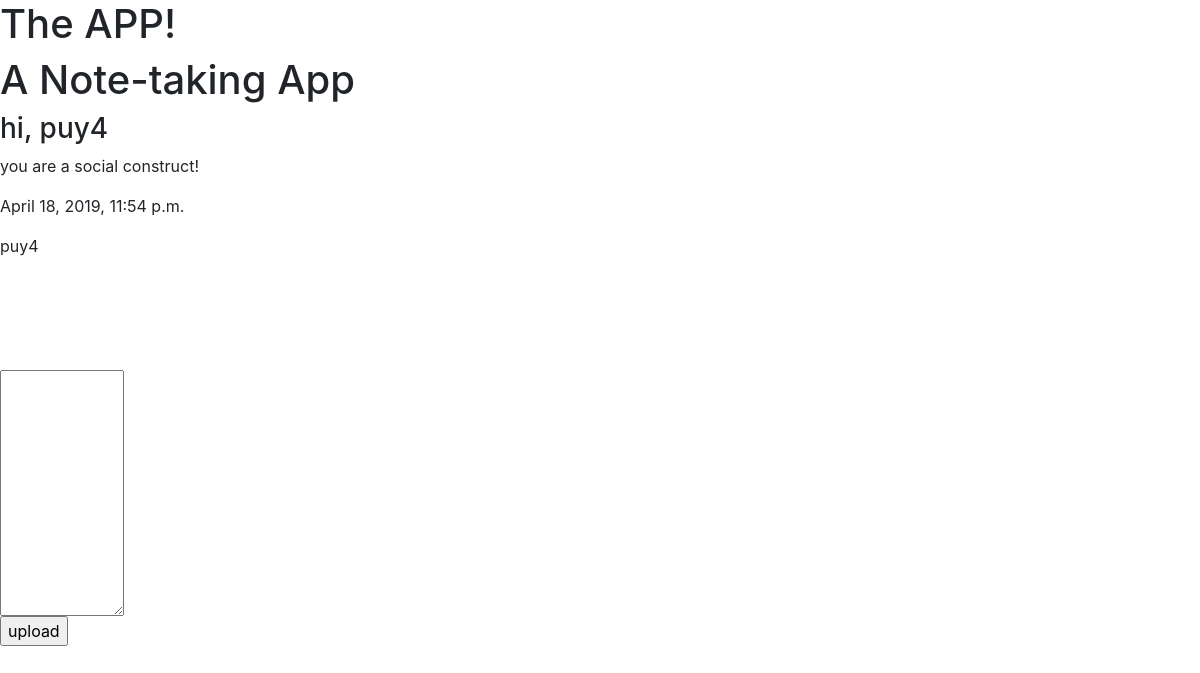
Page /e/puy4/notes/ (signed in) on the committed database.
### homepage1/models.py (models this page shows)
class Post(models.Model):
     content = models.TextField()
     user = models.ForeignKey(User, on_delete=models.CASCADE)
     date = models.DateTimeField(default=timezone.now)

### homepage1/views.py (the view)
# urls.py: path('notes/',views.notes, name='notes'),
def notes(request):
   notes = Post.objects.all().filter(user=request.user)
   return render(request, 'notes.html',{'notes': notes})

### homepage1/templates/notes.html
{% extends "base.html" %}
{% block content %}
   <header>
      <h1>A Note-taking App</h1>
   </header>
   <h3>hi, {{ user.username }}</h3>
   <div>
   {% for note in notes %}
     <p>{{ note.content }}</p>
     <p>{{ note.date}}</p>
     <p>{{ note.user}}</p>
   </div>
   {% endfor %}
   <div>
      <br></br><br></br>
      <textarea rows="10" cols="10" form="postform"></textarea>
      <form name="postform" method="POST" id="postform">
          <input type="submit" value="upload">
      </form>
   </div>
{% endblock %}

### rows in the picture
Post: content "you are a social construct!", date "April 18, 2019, 11:54 p.m.", user "puy4"

### other values in the picture
{{ user.username }} "puy4"
